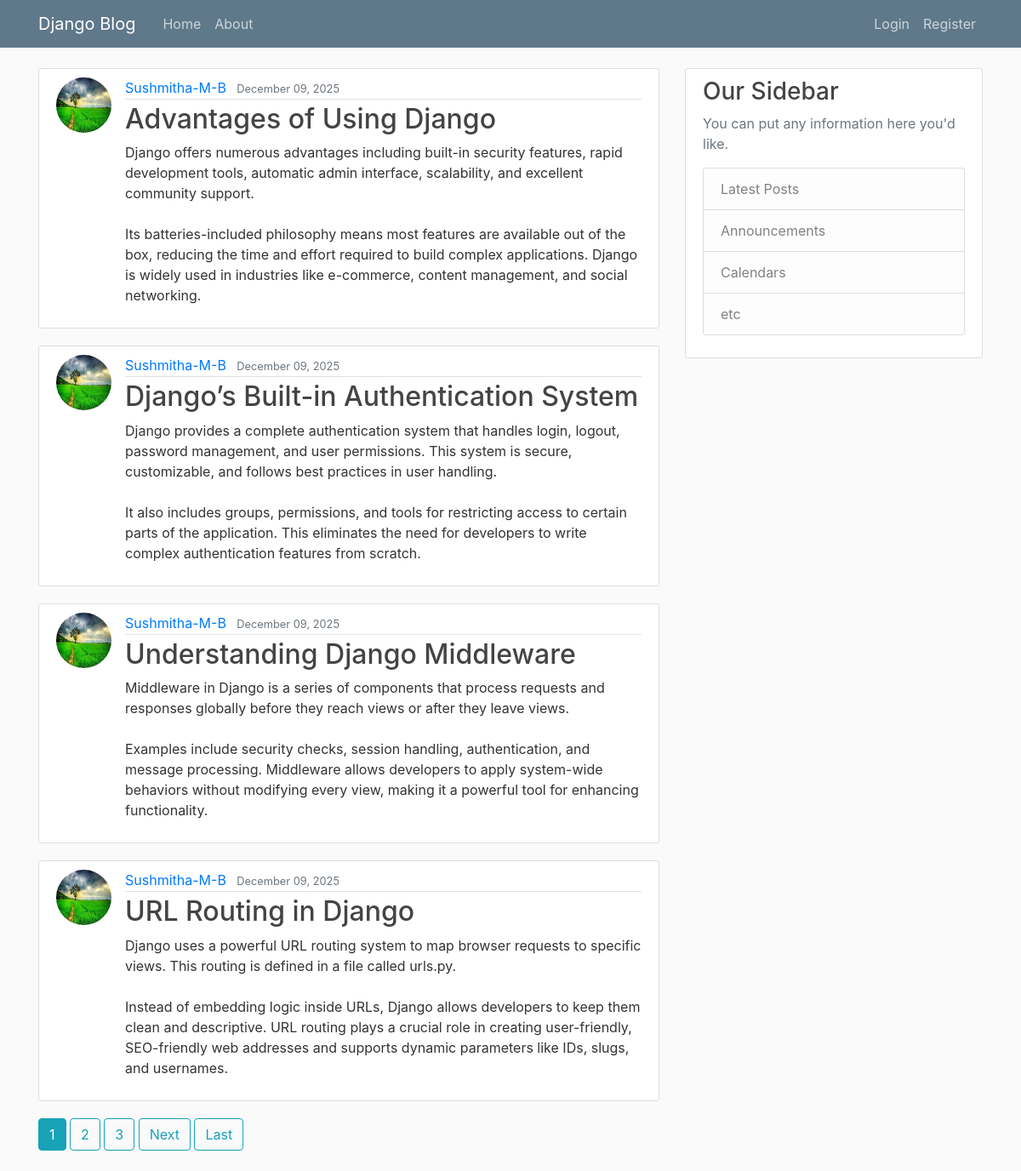
The page / on the database its author committed.
### Blog/models.py (models this page shows, shortened)
class Post(models.Model):
    title = models.CharField(max_length=100)
    content = models.TextField()
    date_posted = models.DateTimeField(default=timezone.now)
    author = models.ForeignKey(User, on_delete=models.CASCADE)

### Register/models.py (models this page shows, shortened)
class Profile(models.Model):
    user = models.OneToOneField(User, on_delete=models.CASCADE)
    image = models.ImageField(default='default.jpg', upload_to='profile_pics')

### Blog/views.py (the view)
# urls.py: path('', PostListView.as_view(), name='blog-home'),
class PostListView(ListView):
    model = Post
    template_name = 'blog/home.html'  # <app>/<model>_<viewtype>.html
    context_object_name = 'posts'
    ordering = ['-date_posted']
    paginate_by = 4

### Blog/templates/Blog/home.html (shortened to what this page needs)
{% extends "blog/base.html" %}
{% block content %}
    {% for post in posts %}
        <article class="media content-section">
          <img class="rounded-circle article-img" src="{{ post.author.profile.image.url }}">
          <div class="media-body">
            <div class="article-metadata">
              <a class="mr-2" href="{% url 'user-posts' post.author.username %}">{{ post.author }}</a>
              <small class="text-muted">{{ post.date_posted|date:"F d, Y" }}</small>
            </div>
            <h2><a class="article-title" href="{% url 'post-detail' post.id %}">{{ post.title }}</a></h2>
            <p class="article-content">{{ post.content }}</p>
          </div>
        </article>
    {% endfor %}
    {% if is_paginated %}
      {% for num in page_obj.paginator.page_range %}
        {% if page_obj.number == num %}
          <a class="btn btn-info mb-4" href="?page={{ num }}">{{ num }}</a>
        {% elif num > page_obj.number|add:'-3' and num < page_obj.number|add:'3' %}
          <a class="btn btn-outline-info mb-4" href="?page={{ num }}">{{ num }}</a>
        {% endif %}
      {% endfor %}
      {% if page_obj.has_next %}
        <a class="btn btn-outline-info mb-4" href="?page={{ page_obj.next_page_number }}">Next</a>
        <a class="btn btn-outline-info mb-4" href="?page={{ page_obj.paginator.num_pages }}">Last</a>
      {% endif %}
    {% endif %}
{% endblock content %}

### Blog/static/Blog/main.css (style rules this page uses)
body { background: #fafafa; color: #333333; margin-top: 5rem; }
h1, h2, h3, h4, h5, h6 { color: #444444; }
.content-section { background: #ffffff; padding: 10px 20px; border: 1px solid #dddddd; border-radius: 3px; margin-bottom: 20px; }
.article-title { color: #444444; }
.article-content { white-space: pre-line; }
.article-img { height: 65px; width: 65px; margin-right: 16px; }
.article-metadata { padding-bottom: 1px; margin-bottom: 4px; border-bottom: 1px solid #e3e3e3 }

### rows shown on the page
Post: author.profile.image (picture), author "Sushmitha-M-B", date_posted "December 09, 2025", title "Advantages of Using Django", content "Django offers numerous advantages including built-in security features, rapid development tools, automatic admin interface, scalability, and excellent community support. Its batteries-included philosophy means most features are available out of the box, reducing the time and effort required to build complex applications. Django is widely used in industries like e-commerce, content management, and social networking."
Post: author.profile.image (picture), author "Sushmitha-M-B", date_posted "December 09, 2025", title "Django’s Built-in Authentication System", content "Django provides a complete authentication system that handles login, logout, password management, and user permissions. This system is secure, customizable, and follows best practices in user handling. It also includes groups, permissions, and tools for restricting access to certain parts of the application. This eliminates the need for developers to write complex authentication features from scratch."
Post: author.profile.image (picture), author "Sushmitha-M-B", date_posted "December 09, 2025", title "Understanding Django Middleware", content "Middleware in Django is a series of components that process requests and responses globally before they reach views or after they leave views. Examples include security checks, session handling, authentication, and message processing. Middleware allows developers to apply system-wide behaviors without modifying every view, making it a powerful tool for enhancing functionality."
Post: author.profile.image (picture), author "Sushmitha-M-B", date_posted "December 09, 2025", title "URL Routing in Django", content "Django uses a powerful URL routing system to map browser requests to specific views. This routing is defined in a file called urls.py. Instead of embedding logic inside URLs, Django allows developers to keep them clean and descriptive. URL routing plays a crucial role in creating user-friendly, SEO-friendly web addresses and supports dynamic parameters like IDs, slugs, and usernames."

### other values the page prints
{{ num }} "1"
{{ num }} "2" "3"
